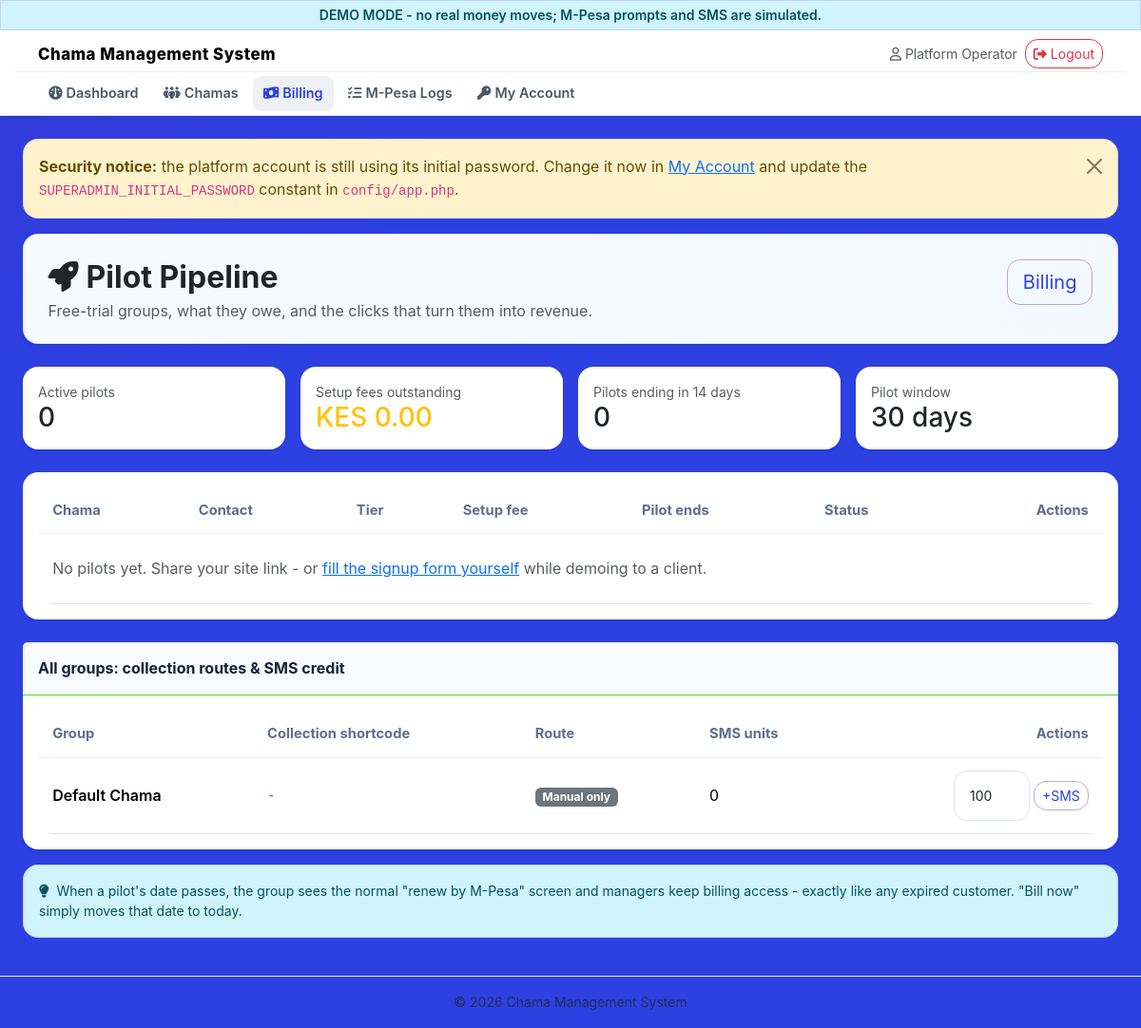
Page /billing/pilots.php (signed in) on the committed database.
### tables this page shows
CREATE TABLE chamas (
    id INT UNSIGNED NOT NULL AUTO_INCREMENT,
    name VARCHAR(150) NOT NULL,
    slug VARCHAR(180) NOT NULL,
    phone VARCHAR(30) NOT NULL DEFAULT '',
    billing_phone VARCHAR(30) NOT NULL DEFAULT '' COMMENT 'M-Pesa number billed for the subscription',
    email VARCHAR(150) NOT NULL DEFAULT '',
    plan ENUM('free','pro') NOT NULL DEFAULT 'free',
    monthly_fee DECIMAL(10,2) NOT NULL DEFAULT 0 COMMENT 'what the CHAMA pays the platform',
    monthly_dues DECIMAL(10,2) NOT NULL DEFAULT 0 COMMENT 'what each MEMBER pays the chama per month',
    sms_enabled TINYINT(1) NOT NULL DEFAULT 0 COMMENT 'monthly dues reminders on/off',
    sms_receipts TINYINT(1) NOT NULL DEFAULT 1 COMMENT 'send confirmation SMS when money lands',
    sms_reminder_day TINYINT UNSIGNED NOT NULL DEFAULT 5 COMMENT 'day of month for the reminder, 1-28',
    sms_last_reminder DATE NULL COMMENT 'last day a reminder batch was sent',
    pay_shortcode VARCHAR(20) NOT NULL DEFAULT '' COMMENT 'group OWN Paybill/Till for member money',
    pay_passkey VARCHAR(120) NOT NULL DEFAULT '' COMMENT 'Daraja passkey for the group shortcode',
    pay_verified TINYINT(1) NOT NULL DEFAULT 0 COMMENT 'operator confirmed route ownership',
    pay_verified_at DATETIME NULL,
    sms_balance INT NOT NULL DEFAULT 0 COMMENT 'prepaid SMS units',
    is_pilot TINYINT(1) NOT NULL DEFAULT 0 COMMENT 'on a free trial window',
    tier VARCHAR(20) NOT NULL DEFAULT 'standard' COMMENT 'pricing tier key',
    setup_fee DECIMAL(10,2) NOT NULL DEFAULT 0 COMMENT 'one-off onboarding fee quoted',
    setup_fee_paid TINYINT(1) NOT NULL DEFAULT 0,
    plan_expires_at DATE NULL COMMENT 'NULL = never expires',
    status ENUM('active','suspended') NOT NULL DEFAULT 'active',
    suspension_reason VARCHAR(30) NOT NULL DEFAULT '' COMMENT 'nonpayment | manual | empty',
    started_at DATE NULL,
    notes VARCHAR(255) NOT NULL DEFAULT '',
    created_at TIMESTAMP NOT NULL DEFAULT CURRENT_TIMESTAMP,
    PRIMARY KEY (id),
    UNIQUE KEY uq_chamas_slug (slug)
);

### config/app.php (called while the page is built, shortened)
<?php
function url(string $path = ''): string
{
    return BASE_URL . '/' . ltrim($path, '/');
}
function money($amount): string
{
    return 'KES ' . number_format((float)$amount, 2);
}
function e($value): string
{
    return htmlspecialchars((string)$value, ENT_QUOTES, 'UTF-8');
}

### billing/pilots.php (the view, shortened to what this page needs)
<?php
require_once __DIR__ . '/../includes/audit.php';
$stmt = $pdo->query(
    "SELECT c.*, u.name AS admin_name, u.email AS admin_email
       FROM chamas c
       LEFT JOIN users u ON u.chama_id = c.id AND u.role = 'admin'
      WHERE c.is_pilot = 1
      ORDER BY c.plan_expires_at ASC"
);
$pilots = $stmt->fetchAll();
$active = array_filter($pilots, fn($p) => $p['status'] === 'active' && ($p['plan_expires_at'] === null || $p['plan_expires_at'] >= date('Y-m-d')));
$owed = 0.0;
$endingSoon = array_filter($pilots, function ($p) {
    return $p['plan_expires_at'] !== null && $p['plan_expires_at'] >= date('Y-m-d') && strtotime((string)$p['plan_expires_at']) <= strtotime('+14 days');
});
require_once __DIR__ . '/../includes/header.php';
?>
<div class="card hero-card shadow-sm mb-4">
    <div class="card-body d-flex flex-column flex-md-row justify-content-between align-items-start gap-3">
        <div>
            <h2 class="fw-bold mb-1"><i class="fa-solid fa-rocket me-2"></i>Pilot Pipeline</h2>
            <div class="text-muted">Free-trial groups, what they owe, and the clicks that turn them into revenue.</div>
        </div>
        <a href="<?= url('billing/index.php') ?>" class="btn btn-outline-primary btn-lg">Billing</a>
    </div>
</div>
<div class="row g-3 mb-4">
    <div class="col-6 col-lg-3"><div class="card shadow-sm"><div class="card-body"><div class="text-muted small">Active pilots</div><h3 class="mb-0"><?= count($active) ?></h3></div></div></div>
    <div class="col-6 col-lg-3"><div class="card shadow-sm"><div class="card-body"><div class="text-muted small">Setup fees outstanding</div><h3 class="mb-0 text-warning"><?= e(money($owed)) ?></h3></div></div></div>
    <div class="col-6 col-lg-3"><div class="card shadow-sm"><div class="card-body"><div class="text-muted small">Pilots ending in 14 days</div><h3 class="mb-0 <?= count($endingSoon) ? 'text-danger' : '' ?>"><?= count($endingSoon) ?></h3></div></div></div>
    <div class="col-6 col-lg-3"><div class="card shadow-sm"><div class="card-body"><div class="text-muted small">Pilot window</div><h3 class="mb-0"><?= PILOT_DAYS ?> days</h3></div></div></div>
</div>
<div class="card shadow-sm">
    <div class="card-body table-responsive">
        <table class="table table-hover align-middle mb-0">
            <thead>
                <tr>
                    <th>Chama</th>
                    <th>Contact</th>
                    <th>Tier</th>
                    <th>Setup fee</th>
                    <th>Pilot ends</th>
                    <th>Status</th>
                    <th class="text-end">Actions</th>
                </tr>
            </thead>
            <tbody>
            <?php if (!$pilots): ?>
                <tr><td colspan="7" class="text-muted py-4">No pilots yet. Share your site link - or <a href="<?= url('start.php') ?>">fill the signup form yourself</a> while demoing to a client.</td></tr>
            <?php endif; ?>
            </tbody>
        </table>
    </div>
</div>
<div class="card shadow-sm mt-4">
    <div class="card-header">All groups: collection routes &amp; SMS credit</div>
    <div class="card-body table-responsive">
        <table class="table table-sm table-hover align-middle mb-0">
            <thead><tr><th>Group</th><th>Collection shortcode</th><th>Route</th><th>SMS units</th><th class="text-end">Actions</th></tr></thead>
            <tbody>
            <?php
            $all = $pdo->query('SELECT id, name, pay_shortcode, pay_verified, sms_balance, tier FROM chamas ORDER BY name')->fetchAll();
            foreach ($all as $c): ?>
                <tr>
                    <td class="fw-semibold"><?= e($c['name']) ?></td>
                    <td><code><?= e($c['pay_shortcode'] !== '' ? $c['pay_shortcode'] : '-') ?></code></td>
                    <td>
                        <?php if ($c['pay_shortcode'] === ''): ?><span class="badge bg-secondary">Manual only</span>
                        <?php elseif ((int)$c['pay_verified'] === 1): ?><span class="badge bg-success">Verified</span>
                        <?php else: ?><span class="badge bg-warning text-dark">Awaiting verification</span><?php endif; ?>
                    </td>
                    <td><?= (int)$c['sms_balance'] ?></td>
                    <td class="text-end">
                        <form method="post" class="d-inline-flex gap-1 align-items-center justify-content-end">
                            <input type="number" name="units" min="1" max="100000" value="100" style="width:80px" class="form-control form-control-sm">
                            <button name="action" value="sms_topup" class="btn btn-sm btn-outline-primary">+SMS</button>
                        </form>
                    </td>
                </tr>
            <?php endforeach; ?>
            </tbody>
        </table>
    </div>
</div>
<div class="alert alert-info mt-3 small">
    <i class="fa-solid fa-lightbulb me-1"></i>
    When a pilot's date passes, the group sees the normal "renew by M-Pesa" screen and managers keep
    billing access - exactly like any expired customer. "Bill now" simply moves that date to today.
</div>

### assets/css/style.css (style rules this page uses)
:root { --bg: #eef4fb; --surface: #ffffff; --surface-alt: #f8fbff; --border: #47e018; --text: #172339; --muted: #c9274f; --primary: #2d40e2; --primary-rgb: 95, 7, 117; --primary-alt: #f86611; --primary-soft: #6563dd; --success: #1c9b5c; --warning: #f08c18; --danger: #db3847; --hero-kicker: #44ff1f; --hero-accent: #ffe08a; --hero-main: #44ff1f; --hero-subtitle: #d7e2ff; --bs-primary: var(--primary); --bs-primary-rgb: var(--primary-rgb); }
body { background: radial-gradient(circle at top left, rgba(var(--primary-rgb), 0.10), transparent 30%), linear-gradient(180deg, var(--primary) 0%, var(--primary) 100%) !important; color: var(--text); font-family: 'Inter', system-ui, -apple-system, BlinkMacSystemFont, 'Segoe UI', sans-serif; line-height: 1.55; min-height: 100vh; }
.card { border: 0; border-radius: 1rem; box-shadow: 0 18px 30px rgba(24, 83, 152, 0.06); }
.card-header { background: rgba(248, 251, 255, 0.95); border-bottom: 1px solid var(--border); font-weight: 700; color: var(--text); padding: 0.95rem 1rem; }
.hero-card { background: linear-gradient(135deg, #f7fbff 0%, #f3f8ff 100%); border: 1px solid rgba(62, 105, 255, 0.12); }
.hero-card .card-body { padding: 1.6rem 1.6rem 1.3rem; }
.card-body { padding: 1rem 1rem; }
.table { background: var(--surface); border-radius: 1rem; overflow: hidden; }
.table th, .table td { vertical-align: middle; padding: 0.8rem 0.95rem; }
.table thead th { color: #5e6e8d; border-bottom: 1px solid #e9eef6; font-size: 0.92rem; }
.table tbody tr { transition: background-color 0.2s ease; }
.badge { font-weight: 700; text-transform: none; }
input.form-control, textarea.form-control, select.form-select { border-radius: 0.85rem; border: 1px solid #dce4ee; min-height: 44px; padding: 0.95rem 1rem; transition: border-color 0.2s ease, box-shadow 0.2s ease; }
.btn { border-radius: 0.85rem; transition: transform 0.15s ease, box-shadow 0.15s ease, background-color 0.15s ease; }
.btn-outline-primary { --bs-btn-color: var(--primary); --bs-btn-border-color: rgba(var(--primary-rgb), 0.35); --bs-btn-hover-bg: var(--primary); --bs-btn-hover-border-color: var(--primary); --bs-btn-active-bg: var(--primary); --bs-btn-active-border-color: var(--primary); border-color: rgba(var(--primary-rgb), 0.35); color: var(--primary); }
.alert { border-radius: 1rem; border: 1px solid rgba(var(--primary-rgb), 0.12); }
code { word-break: break-word; overflow-wrap: anywhere; }
main .card, main .container-fluid, main .row > [class*="col-"] { min-width: 0; }

### rows in the picture
chamas: name "Default Chama", pay_shortcode "-", shows "Manual only", sms_balance "0"

### other values in the picture
$brandName "Chama Management System"
$user['name'] "Platform Operator"
count($active) "0"
money($owed) "KES 0.00"
count($endingSoon) "0"
PILOT_DAYS "30"
APP_NAME "Chama Management System"
